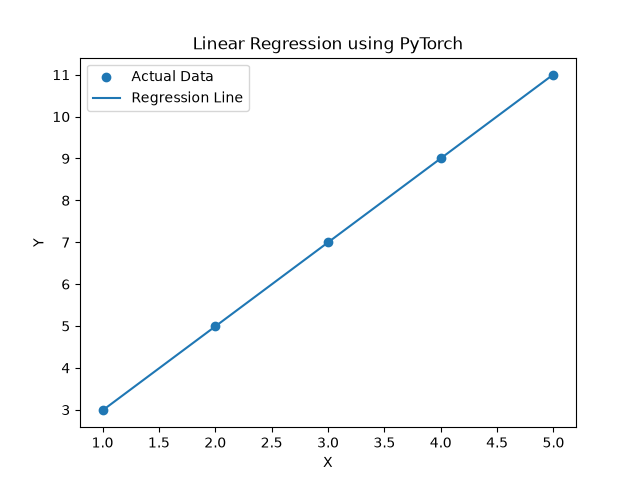

Here is the Python script that generated this plot:

# Lab 6: Linear Regression using PyTorch

import torch
import torch.nn as nn
import matplotlib.pyplot as plt

# Sample training data
X = torch.tensor([[1.0], [2.0], [3.0], [4.0], [5.0]])
Y = torch.tensor([[3.0], [5.0], [7.0], [9.0], [11.0]])

# Define Linear Regression model
model = nn.Linear(1, 1)

# Loss function and optimizer
criterion = nn.MSELoss()
optimizer = torch.optim.SGD(model.parameters(), lr=0.01)

# Training the model
epochs = 1000

for epoch in range(epochs):
    # Forward pass
    predictions = model(X)
    loss = criterion(predictions, Y)

    # Backward pass
    optimizer.zero_grad()
    loss.backward()
    optimizer.step()

    if (epoch + 1) % 100 == 0:
        print(f"Epoch [{epoch + 1}/{epochs}], Loss: {loss.item():.4f}")

# Display learned parameters
print("\nTraining completed!")
print("Learned Weight:", model.weight.item())
print("Learned Bias:", model.bias.item())

# Make a prediction
test_input = torch.tensor([[6.0]])

with torch.no_grad():
    prediction = model(test_input)

print("Prediction for X = 6:", prediction.item())

# Plot results
with torch.no_grad():
    predicted_values = model(X)

plt.scatter(X.numpy(), Y.numpy(), label="Actual Data")
plt.plot(X.numpy(), predicted_values.numpy(), label="Regression Line")
plt.xlabel("X")
plt.ylabel("Y")
plt.title("Linear Regression using PyTorch")
plt.legend()
plt.savefig("Lab6/LinearRegression.png")
plt.show()
